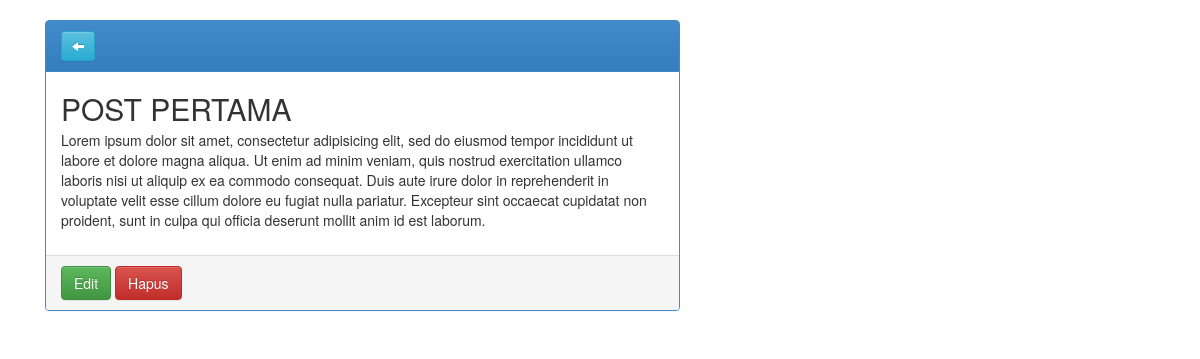
The app's page /tutpdo/crud/show.php?id=1 with its own data.
### tables this page shows
CREATE TABLE `blog` 
(
  `id` int(11) NOT NULL AUTO_INCREMENT,
  `judul` varchar(255) NOT NULL,
  `isi` text NOT NULL,
   PRIMARY KEY (`id`)
);

### tutpdo/Blog.php (called while the page is built, shortened)
<?php
class Blog
{
    public function __construct(){
        $this->db = new PDO('mysql:host=localhost;dbname=tut_pdo', 'root', '');
    }
    public function selectWhere($id)
    {
        $sql = "SELECT * FROM blog WHERE id=$id";
        $query = $this->db->query($sql);
        return $query;
    }
}

### tutpdo/crud/show.php (the view, shortened to what this page needs)
<?php
    require '../Blog.php';
    $Blog = new Blog();
    $id = $_GET['id'];
    $data = $Blog->selectWhere($id);
    $row = $data->fetch(PDO::FETCH_OBJ);
 ?>
<!DOCTYPE html>
<html>
  <head>
    <link rel="stylesheet" href="../bootstrap/css/bootstrap.css">
    <link rel="stylesheet" href="../bootstrap/css/bootstrap-theme.css">
  </head>
  <body>
      <div class="container" style="margin-top:20px;">
          <div class="col-md-7">
              <div class="panel panel-primary">
                  <div class="panel-heading">
                      <a class="btn btn-sm btn-info" href='../index.php'><span class="glyphicon glyphicon-arrow-left"></span></a>
                  </div>
                  <div class="panel-body">
                      <h2 style="margin:5px 0px;"><?= $row->judul ?></h2>
                      <p><?= $row->isi ?></p>
                  </div>
                  <div class="panel-footer">
                      <a class="btn btn-success" href='update.php?id=<?= $row->id ?>'>Edit</a>
                      <a class="btn btn-danger" href='hapus.php?id=<?= $row->id ?>'>Hapus</a>
                  </div>
              </div>
          </div>
      </div>
  </body>
</html>

### records on screen
blog: judul "POST PERTAMA", isi "Lorem ipsum dolor sit amet, consectetur adipisicing elit, sed do eiusmod tempor incididunt ut labore et dolore magna aliqua. Ut enim ad minim veniam, quis nostrud exercitation ullamco laboris nisi ut aliquip ex ea commodo consequat. Duis aute irure dolor in reprehenderit in voluptate velit esse cillum dolore eu fugiat nulla pariatur. Excepteur sint occaecat cupidatat non proident, sunt in culpa qui officia deserunt mollit anim id est laborum."
